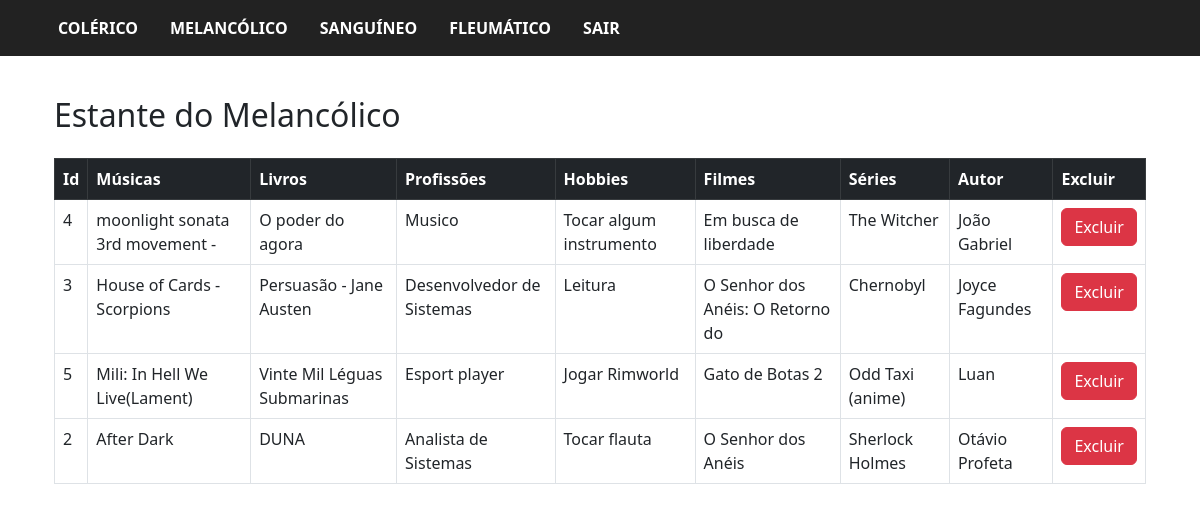
Page /adm/principal.php?secao=estante_melancolico (signed in) on the committed database.
### tables this page shows
CREATE TABLE `tb_melancolico` (
  `id` int(11) NOT NULL,
  `musicas` varchar(32) DEFAULT NULL,
  `livros` varchar(32) DEFAULT NULL,
  `profissoes` varchar(32) DEFAULT NULL,
  `hobbies` varchar(32) DEFAULT NULL,
  `filmes` varchar(32) DEFAULT NULL,
  `series` varchar(32) DEFAULT NULL,
  `autor` varchar(32) DEFAULT NULL
);

### adm/verurl.php (called while the page is built)
<?php
class verurl{
    function trocarUrl ($url){
        if (empty($url)){
            $url = "secoes/estante_colerico.php";
        } else {
            $url = "secoes/$url.php";
        }
        include_once ($url);
    }
}
?>

### model/conexao.php (called while the page is built, shortened)
<?php
class conexao{
protected $host, $user, $pass, $dba, $conn, $sql, $qr, $data, $status, $totalFields, $error;
public function __construct(){
    $this->host = "localhost";
    $this->user = "root";
    $this->pass = "";
    $this->dba = "db_temperamente";
}
public function connect(){
    $this->conn = @mysqli_connect($this->host, $this->user, $this->pass)
    or die("<ins><center>Erro ao acessar o banco de dados: </center></ins></br>".mysqli_error());
    mysqli_set_charset($this->conn, "utf8");
    return $this->conn;
}
public function execSQL($sql){
    $this->qr = @mysqli_query($this->conn, $sql) or die("<ins><center>Erro ao executar query: $sql </center></ins></br>".mysqli_error());
    return $this->qr;
}
} ?>

### model/manipuladados.php (called while the page is built, shortened)
<?php
include_once("conexao.php");
class manipuladados extends conexao
{
    protected $sql, $qr, $table, $fields, $dados, $status, $fieldId, $valueId;
    public function setTable($t)
    {
        $this->table = $t;
    }
    public function getAllDataTable() {
        $this->sql = "SELECT * FROM $this->table ORDER BY RAND()";
        $this->qr = self::execSQL($this->sql);
        $results = array();
        while ($row = $this->qr->fetch_assoc()) {
            $results[] = $row;
        }
        return $results;
    }
}

### adm/secoes/estante_melancolico.php (the view, shortened to what this page needs)
<div class="container p-4">
    <h2 class="my-4">Estante do Melancólico</h2>
    <table class="table table-bordered">
    <tr class="table-dark">
        <th>Id</th>
        <th>Músicas</th>
        <th>Livros</th>
        <th>Profissões</th>
        <th>Hobbies</th>
        <th>Filmes</th>
        <th>Séries</th>
        <th>Autor</th>
        <th>Excluir</th>
    </tr>
    <?php
    $busca = new manipuladados();
    $busca->setTable("tb_melancolico");
    $resultado = $busca->getAllDataTable();
    $estante = $busca->getAllDataTable();
    foreach ($estante as $dados) {
    ?>
        <form action="secoes/verificarM.php" method="post" name="formulario">
            <tr>
                <td><?= $dados["id"]; ?></td>
                <td><?= $dados["musicas"]; ?></td>
                <td><?= $dados["livros"]; ?></td>
                <td><?= $dados["profissoes"]; ?></td>
                <td><?= $dados["hobbies"]; ?></td>
                <td><?= $dados["filmes"]; ?></td>
                <td><?= $dados["series"]; ?></td>
                <td><?= $dados["autor"]; ?></td>
                <td><button class="btn btn-danger" type="submit" name="botao" value="excluir">Excluir</button></td>
            </tr>
        </form>
    <?php }  ?>
    </table>
    <br><br>
</div>

### adm/includes/topo.php (shortened to what this page needs)
<!DOCTYPE html>
<html lang="pt">
<head>
    <link rel='stylesheet' type='text/css' media='screen' href='../view/bootstrap/css/bootstrap.css'>
</head>
<body>

### adm/principal.php (shortened to what this page needs)
<?php
include_once ("verurl.php");
?>
<?php include ("includes/topo.php"); ?>
        <nav>
            <?php include ("includes/menu.php"); ?>
        </nav>
        <section>
            <article>
                <?php
                    $red = new verURL();
                    $red->trocarUrl(@$_GET['secao']);
                ?>
            </article>
        </section>
    <?php include ("includes/rodape.php"); ?>

### adm/includes/menu.php (shortened to what this page needs)
<header class="mb-5">
	    <nav class="navbar navbar-dark navbar-expand-lg fixed-top "  style="background-color:#222;">
	      <div class="container">
	        <div class="offcanvas offcanvas-end" tabindex="-1" id="offcanvasNavbar" aria-labelledby="offcanvasNavbarLabel">
	          <div class="offcanvas-body" style="background-color:#222;">
	            <ul class="navbar-nav d-flex">
	              	<li class="nav-item ">
	                		<a class="nav-link active px-3 fw-bold" aria-current="page" href="?secao=estante_colerico">COLÉRICO</a>
	             	 </li>
	             	 <li class="nav-item">
	                    <a class="nav-link active px-3 fw-bold" aria-current="page" href="?secao=estante_melancolico">MELANCÓLICO</a>
	              	</li>
	                <li class="nav-item">
	                    <a class="nav-link active px-3 fw-bold" aria-current="page" href="?secao=estante_sanguineo">SANGUÍNEO</a>
	              	</li>
	              	<li class="nav-item">
	                		<a class="nav-link active px-3 fw-bold  " href="?secao=estante_fleumatico">FLEUMÁTICO</a>
	              	</li>
	                <li class="nav-item">
	                    <a class="nav-link active px-3 fw-bold  " href="logout.php">SAIR</a>
	                </li>
	            </ul>
	          </div>
	        </div>
	      </div>
	    </nav>
	  </header>

### adm/includes/rodape.php (shortened to what this page needs)
</body>
</html>

### rows in the picture
tb_melancolico: id "4", musicas "moonlight sonata 3rd movement -", livros "O poder do agora", profissoes "Musico", hobbies "Tocar algum instrumento", filmes "Em busca de liberdade", series "The Witcher", autor "João Gabriel"
tb_melancolico: id "3", musicas "House of Cards - Scorpions", livros "Persuasão - Jane Austen", profissoes "Desenvolvedor de Sistemas", hobbies "Leitura", filmes "O Senhor dos Anéis: O Retorno do", series "Chernobyl", autor "Joyce Fagundes"
tb_melancolico: id "5", musicas "Mili: In Hell We Live(Lament)", livros "Vinte Mil Léguas Submarinas", profissoes "Esport player", hobbies "Jogar Rimworld", filmes "Gato de Botas 2", series "Odd Taxi (anime)", autor "Luan"
tb_melancolico: id "2", musicas "After Dark", livros "DUNA", profissoes "Analista de Sistemas", hobbies "Tocar flauta", filmes "O Senhor dos Anéis", series "Sherlock Holmes", autor "Otávio Profeta"
